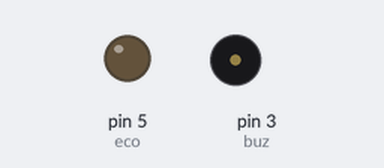
This sketch was run on a simulated Arduino Uno, built with avr-gcc and run on an emulated ATmega328P. Parts: output pins drawn as LEDs (lit = HIGH), buzzer (waves = sounding). Pins used as bus, display or sensor lines are not drawn; what the sketch prints to the serial monitor is not drawn.

Above: at 0.8 s.
At 5.9 s:
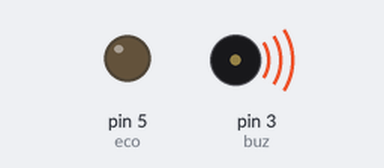
Timing chart, 0 to 6.7 s (numbered marks = the images above):
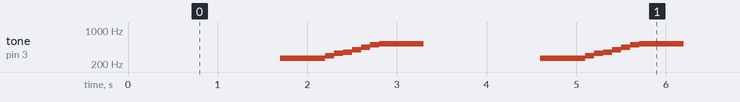

Measured:
- by itself, tone on pin 3 (buz): repeats every 2.9 s: 293 Hz 0.10 s, 329 Hz 0.10 s, 349 Hz 0.10 s, 392 Hz 0.10 s, 440 Hz 0.10 s, 493 Hz 0.10 s, 523 Hz 0.50 s, silent 1.3 s, 261 Hz 0.50 s

The sketch:

BUZZER.ino
```cpp
int trig = 4;
int eco  = 5;
int buz  = 3;
int duracion;
int distancia;

void setup() {
 pinMode(trig, OUTPUT);
 pinMode(eco, OUTPUT);
 pinMode(buz, OUTPUT);
 Serial.begin(9600);
}

void loop() {
  digitalWrite(trig, HIGH);
  delay(500);
  digitalWrite(trig,LOW);
  duracion = pulseIn(eco, HIGH);
  distancia = duracion / 58.2;
  Serial.println(distancia);
  delay(200);
  if(distancia <= 0 && distancia >= 4); {
  }
  if(distancia <= 5 && distancia >= 10); {
  Serial.print("DO");
    tone(buz, 261.63, 500 );
    digitalWrite(buz, HIGH);
    delay(500);
    digitalWrite(buz, LOW);
  }
  if(distancia <= 11 && distancia >= 15);
  {
    Serial.print("RE");
    tone(buz, 293.66 , 500);
    digitalWrite(buz, HIGH);
    delay(100);
    digitalWrite(buz, LOW);
}
 if(distancia <= 16 && distancia >= 20);
  {
    Serial.print("MI");
    tone(buz, 329.63 , 500);
    digitalWrite(buz, HIGH);
    delay(100);
    digitalWrite(buz, LOW);
}
if(distancia <= 21 && distancia >= 25);
  {
    Serial.print("FA");
    tone(buz, 349.23 , 500);
    digitalWrite(buz, HIGH);
    delay(100);
    digitalWrite(buz, LOW);
}
if(distancia <= 26 && distancia >= 30);
  {
    Serial.print("SOL");
    tone(buz, 392 , 500);
    digitalWrite(buz, HIGH);
    delay(100);
    digitalWrite(buz, LOW);
}
if(distancia <= 31 && distancia >= 35);
  {
    Serial.print("LA");
    tone(buz, 440 , 500);
    digitalWrite(buz, HIGH);
    delay(100);
    digitalWrite(buz, LOW);
}
if(distancia <= 36 && distancia >= 40);
  {
    Serial.print("SI");
    tone(buz, 493.88 , 500);
    digitalWrite(buz, HIGH);
    delay(100);
    digitalWrite(buz, LOW);
}
if(distancia <= 41 && distancia >= 45);
  {
    Serial.print("DO");
    tone(buz, 523.25 , 500);
    digitalWrite(buz, HIGH);
    delay(100);
    digitalWrite(buz, LOW);

}
}
```
